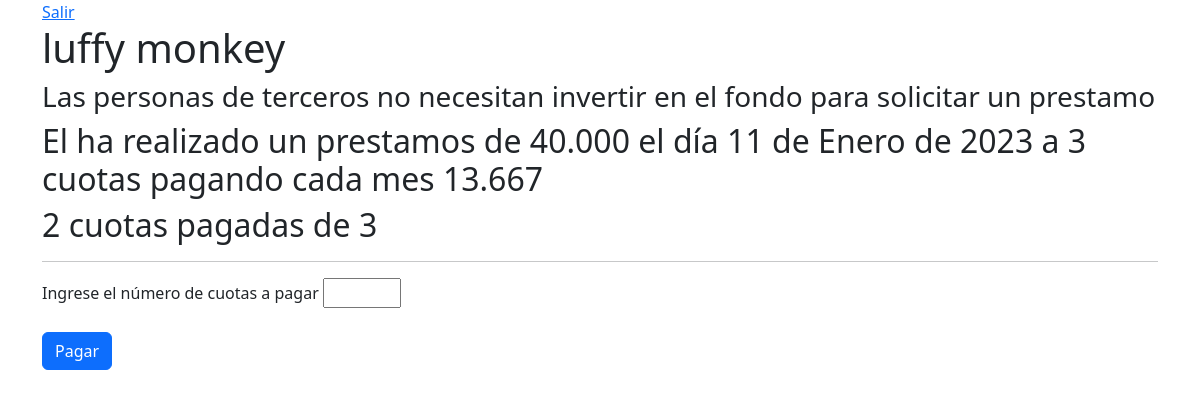
/informacion/3, run on the app's committed database.
### bancoapp/models.py (models this page shows, shortened)
class Usuarios(AbstractUser):
    cedula = models.IntegerField(null=True)
    socio = models.BooleanField(default=False)

class Prestamo(models.Model):
    prestamista = models.ForeignKey(Usuarios, on_delete=models.CASCADE)
    prestamo = models.IntegerField(null=True, default=0)
    cuotasPrestamo = models.IntegerField(null=True, default=0)
    cuotasPorPagar = models.IntegerField(null=True, default=0)
    fecha = models.DateField(auto_now_add=True)

### bancoapp/views.py (the view, shortened to what this page needs)
# urls.py: path("informacion/<int:id>", informacion, name="informacion-usuario"),
def informacion(request, id):
    if request.method == "GET":
        usuario = Usuarios.objects.get(id=id)
        try:
            inversion = Fondo.objects.get(inversionista = usuario.id)
        except:
            inversion = False
        try:
            prestamo = Prestamo.objects.get(prestamista = usuario.id)
            prestamoInteres = prestamo.prestamo
            if usuario.socio == True:
                prestamoInteres = (prestamo.prestamo * 0.01) + prestamoInteres
            else:
                prestamoInteres = (prestamo.prestamo * 0.025) + prestamoInteres
            prestamoInteres = (prestamoInteres / prestamo.cuotasPrestamo)
        except:
            prestamoInteres = 0
            prestamo = False
        context = {
            'user': usuario,
            'prestamoInteres': prestamoInteres,
            'prestamo': prestamo,
            'inversion': inversion,
        }
        return render(request, 'informacion.html', context)

### templates/informacion.html (shortened to what this page needs)
{% extends 'base.html' %}
{% block contenido  %}
    {% load humanize %}
    <h1>{{user.username}} {{user.last_name}}</h1>
    {% if inversion is False and user.socio == True %}
        <h2>El usuario aún no ha realizado ahorros al fondo</h2>
    {% elif user.socio != True %}
        <h3>Las personas de terceros no necesitan invertir en el fondo para solicitar un prestamo</h3>
    {% else %}
        <h2>El ha invertido en el fondo la cantiadad de: {{inversion.ahorro}}</h2>
    {% endif %}
    {% if prestamo is False %}
        <h2>Al usuario no se le ha concedido un prestamo aún</h2>
    {% else %}
        <h2>El ha realizado un prestamos de {{prestamo.prestamo | intcomma}} el día {{prestamo.fecha}} a {{prestamo.cuotasPrestamo}} cuotas pagando cada mes {{prestamoInteres | floatformat:"0" | intcomma}}</h2>
        <h2>{{prestamo.cuotasPorPagar}} cuotas pagadas de {{prestamo.cuotasPrestamo}}</h2>
    {% endif %}
    <hr>
    {% if prestamo.cuotasPrestamo != prestamo.cuotasPorPagar%}
            <form action="{% url 'informacion-usuario' user.id %}" method="post">
                <div class="form-group">
                    <label id="cuotas">Ingrese el número de cuotas a pagar</label>
                    <input type="number" name="cuotas" min="1" max="{{prestamo.cuotasPrestamo}}" required>
                </div>
                <input class="btn btn-primary my-4" type="submit" value="Pagar">
            </form>
    {% else %}
        <h1>Usted ha pagado todas las cuotas o no tiene asignado un prestamos</h1>
    {% endif %}
{% endblock %}

### data on the page
Usuarios: username "luffy", last_name "monkey"
Prestamo: prestamo "40.000", fecha "11 de Enero de 2023", cuotasPrestamo "3", cuotasPorPagar "2"

### other printed values
{{ prestamoInteres | floatformat:"0" | intcomma }} "13.667"
